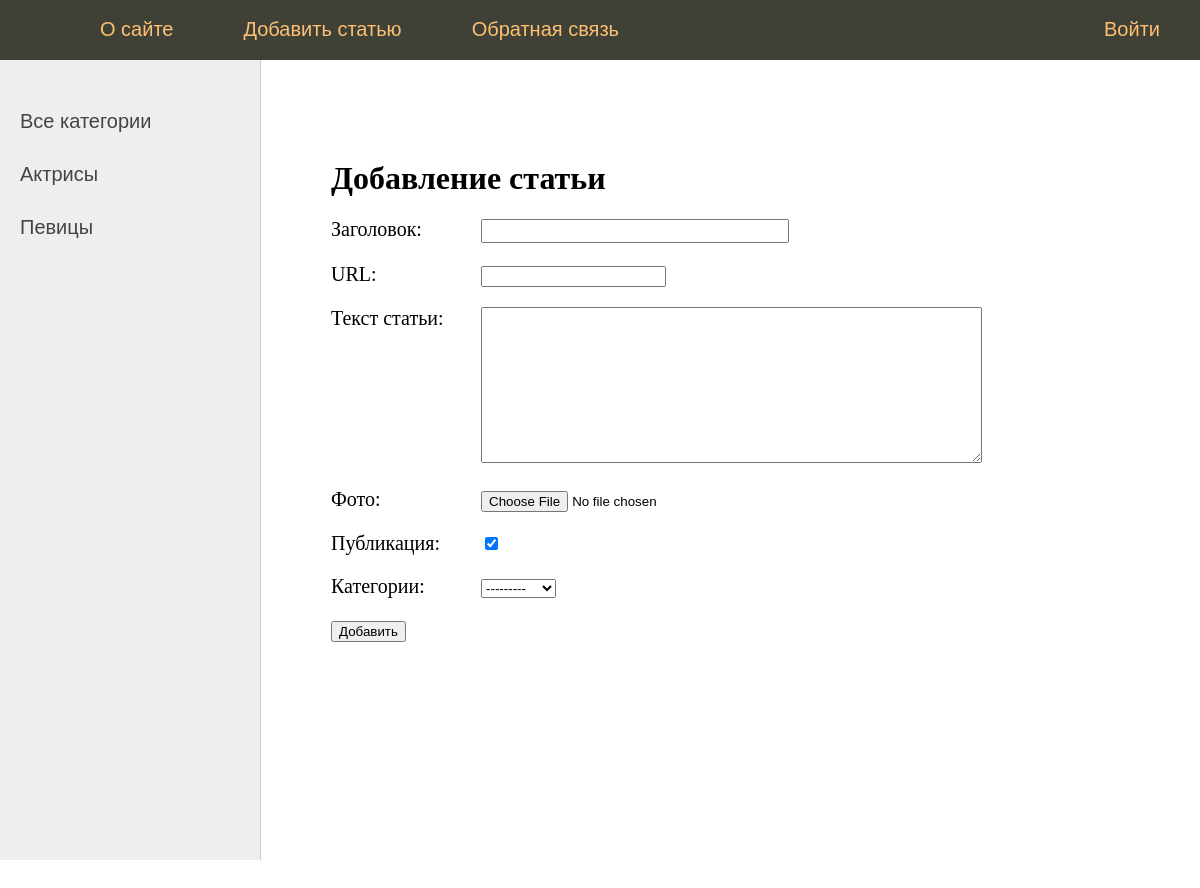
The page /addpage/ on the database as committed earlier.
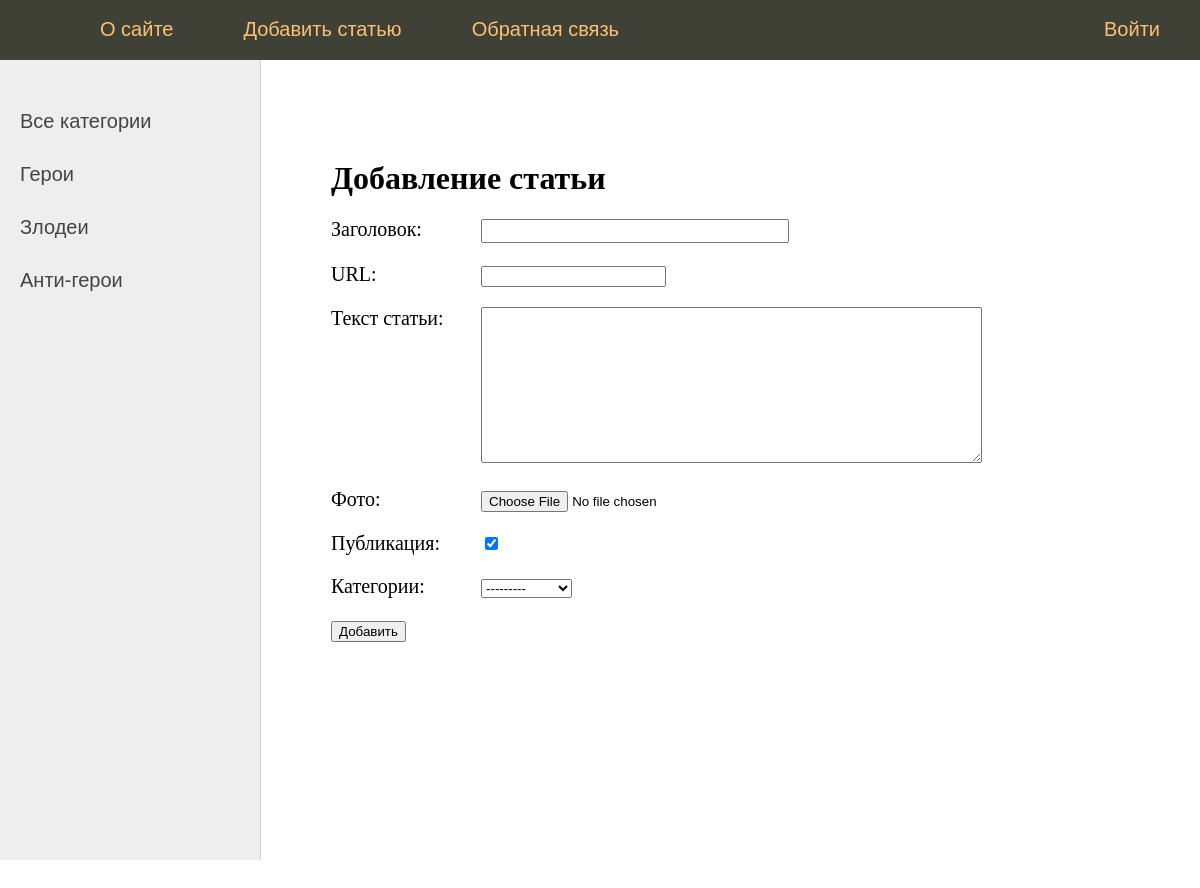
The same page on the database as committed later.
### women/models.py (models this page shows)
class Category(models.Model):
    name = models.CharField(max_length=100, db_index=True, verbose_name="Категория")
    slug = models.SlugField(max_length=255, unique=True, db_index=True, verbose_name="URL")
    def __str__(self):
        return self.name
    def get_absolute_url(self):
        return reverse('category', kwargs={'cat_slug': self.slug})
    class Meta:
        verbose_name = 'Категория'
        verbose_name_plural = 'Категории'
        ordering = ['id']

### women/views.py (the view)
# urls.py: path('addpage/', addpage, name='add_page'),
def addpage(request):
    if request.method == 'POST':
        form = AddPostForm(request.POST, request.FILES)
        if form.is_valid():
            try:
                form.save()
                return redirect('home')
            except:
                form.add_error(None, 'Ошибка добавления поста')
    else:
        form = AddPostForm()
    return render(request, 'women/addpage.html', {'form': form, 'menu': menu, 'title': 'Добавление статьи'})

### women/forms.py
class AddPostForm(forms.ModelForm):
  class Meta:
      model = Women
      fields = ['title','slug','content','photo','is_published','cat']
      widgets = {
          'title' : forms.TextInput(attrs={'class':'form-input'}),
          'content' : forms.Textarea(attrs={'cols': 60,'rows': 10}),
      }

### women/templatetags/women_tags.py (called while the page is built)
@register.inclusion_tag('women/list_categories.html')
def show_categories(sort=None, cat_selected=0):
    if not sort:
        cats = Category.objects.all()
    else:
        cats = Category.objects.order_by(sort)
    return {"cats": cats, "cat_selected": cat_selected}

### women/templates/women/addpage.html (shortened to what this page needs)
{% extends 'women/base.html' %}
{% block content %}
<h1>{{title}}</h1>
<form action="{% url 'add_page' %}" method="post" enctype="multipart/form-data">
{% for f in form %}
<p><label class="form-label" for="{{ f.id_for_label }}">{{f.label}}: </label>{{ f }}</p>
{% endfor %}
    <button type="submit">Добавить</button>
</form>
{% endblock %}

### women/templates/women/list_categories.html
{% for c in cats %}
	{% if c.pk == cat_selected %}
		<li class="selected">{{c.name}}</li>
	{% else %}
		<li><a href="{{ c.get_absolute_url }}">{{c.name}}</a></li>
	{% endif %}
{% endfor %}

Rows that differ between the two databases and show on the page:
changed Category: name "Актрисы" → "Герои"
changed Category: name "Певицы" → "Злодеи"
added Category: name "Анти-герои"
